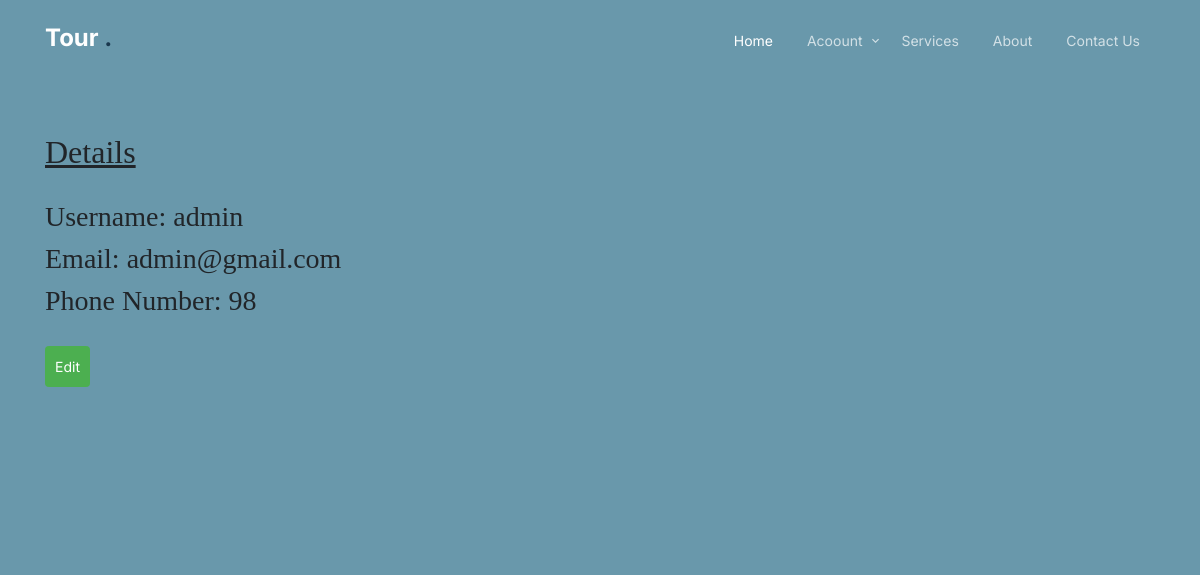
The app's page /user/user_details/ (signed in), older data.
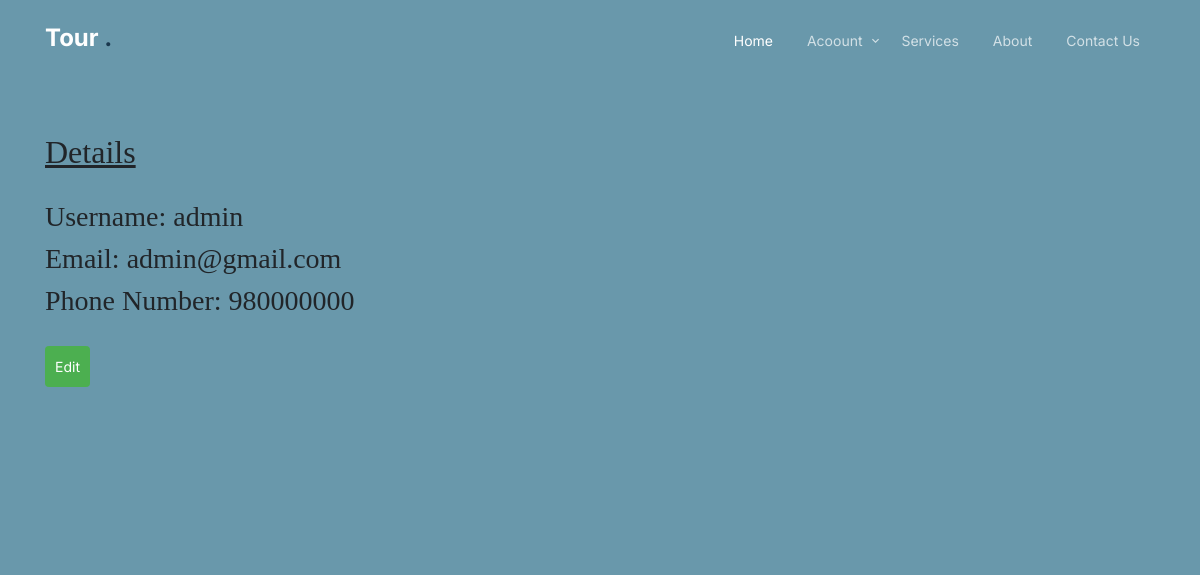
The same page, newer data.
### account/models.py (models this page shows, shortened)
class User(AbstractBaseUser, PermissionsMixin):
    email = models.EmailField(
        verbose_name="Email",
        max_length=255,
        unique=True,
    )
    tc = models.IntegerField(default=0)
    ph = models.CharField(max_length=20)
    username = models.CharField(max_length=200)
    is_active = models.BooleanField(default=False)
    is_admin = models.BooleanField(default=False)
    is_customer_user = models.BooleanField(default=False)
    is_merchant = models.BooleanField(default=False)
    is_staff_member = models.BooleanField(default=False)
    created_at = models.DateTimeField(auto_now_add=True)
    updated_at = models.DateTimeField(auto_now=True)
    objects = UserManager()
    USERNAME_FIELD = "email"
    REQUIRED_FIELDS = ['username', 'ph']
    '''def has_perm(self, perm, obj=None):
        "Does the user have a specific permission?"
        # Simplest possible answer: Yes, always
        return True'''
    '''def has_module_perms(self, app_label):
        "Does the user have permissions to view the app `app_label`?"
        # Simplest possible answer: Yes, always
        return True'''

### account/views.py (the view)
# urls.py: path('user_details/',User_details.as_view(),name='user_details'),
@method_decorator(login_required(login_url='Login'), name='dispatch')
class User_details(View):
    def get(self, request, *args, **kwargs):
        return render(request,'account/user_details.html')

### templates/account/user_details.html (shortened to what this page needs)
{% extends 'setup/base.html' %}
{% load static %}
{%block header %}
{% include "setup/nav.html" %}
{% endblock %}
{% block content %}
<div class="hero">
    <div class="container">
    <br>
    <h2><u>Details</u></h2>
    <br>
    <h3>Username: {{request.user.username}}</h3>
    <h3>Email: {{request.user.email}}</h3>
    <h3>Phone Number: {{request.user.ph}}</h3>
    <br>
    <a href ="{% url 'edit_user' %}"><button type="submit">Edit</button></a>
  </div>
</div>
{% endblock %}

### templates/setup/base.html (shortened to what this page needs)
{% load static %}
<!doctype html>
<html lang="en">
<head>
	<link rel="stylesheet" href="{% static 'css/bootstrap.min.css' %}">
	<link rel="stylesheet" href="{% static 'css/owl.carousel.min.css' %}">
	<link rel="stylesheet" href="{% static 'css/owl.theme.default.min.css' %}">
	<link rel="stylesheet" href="{% static 'css/jquery.fancybox.min.css' %}">
	<link rel="stylesheet" href="{% static 'fonts/icomoon/style.css' %}">
	<link rel="stylesheet" href="{% static 'fonts/flaticon/font/flaticon.css' %}">
	<link rel="stylesheet" href="{% static 'css/daterangepicker.css' %}">
	<link rel="stylesheet" href="{% static 'css/aos.css' %}">
	<link rel="stylesheet" href="{% static 'css/style.css' %}">
</head>
<body>
	{%block header %}
    {% endblock %}
    {%block content %}
    {% endblock %}
</body>
</html>

### templates/setup/nav.html (shortened to what this page needs)
{% load static %}
<nav class="site-nav">
    <div class="container">
        <div class="site-navigation">
            <a href="{% url 'home'  %}" class="logo m-0">Tour <span class="text-primary">.</span></a>
            <ul class="js-clone-nav d-none d-lg-inline-block text-left site-menu float-right">
                <li class="active"><a href="{% url 'home'  %}">Home</a></li>
                <li class="has-children">
                    <a href="#">Acoount</a>
                </li>
                <li><a href="{% url 'services'  %}">Services</a></li>
                <li><a href="{% url 'about'  %}">About</a></li>
                <li><a href="{% url 'contact'  %}">Contact Us</a></li>
            </ul>
        </div>
    </div>
</nav>

### static/css/style.css (style rules this page uses)
body { font-family: "Inter", sans-serif; line-height: 1.5; background: #ffffff; overflow-x: hidden; font-size: 14px; }
body:before { content: ""; position: fixed; top: 0; left: 0; z-index: 99; right: 0; bottom: 0; background: rgba(0, 0, 0, 0.2); opacity: 0; visibility: hidden; -webkit-transition: .3s all ease; -o-transition: .3s all ease; transition: .3s all ease; }
a { color: #1A374D; -webkit-transition: .3s all ease; -o-transition: .3s all ease; transition: .3s all ease; }
.text-primary { color: #1A374D !important; }
h1, .h1, h2, .h2, h3, .h3, h4, .h4 { font-family: "Source Serif Pro", serif; }
.logo { font-size: 24px; color: #ffffff; font-weight: 700; }
.site-nav { position: absolute; top: 0; z-index: 9; width: 100%; }
.site-nav { padding-top: 20px; padding-bottom: 20px; }
.site-nav .site-navigation .site-menu { margin-bottom: 0; }
.site-nav .site-navigation .site-menu > li { display: inline-block; }
.site-nav .site-navigation .site-menu > li > a { font-size: 14px; padding: 10px 15px; display: inline-block; text-decoration: none !important; color: rgba(255, 255, 255, 0.7); }
.site-nav .site-navigation .site-menu > li.active > a { color: #ffffff; }
.site-nav .site-navigation .site-menu .has-children { position: relative; }
.site-nav .site-navigation .site-menu .has-children > a { position: relative; padding-right: 20px; }
.site-nav .site-navigation .site-menu .has-children > a:before { position: absolute; content: "\e313"; font-size: 14px; top: 50%; right: 0; -webkit-transform: translateY(-50%); -ms-transform: translateY(-50%); transform: translateY(-50%); font-family: 'icomoon'; }
.site-mobile-menu .site-nav-wrap { padding: 0; margin: 0; list-style: none; position: relative; }
.site-mobile-menu .site-nav-wrap a { padding: 5px 20px; display: block; position: relative; color: #000000; }
.site-mobile-menu .site-nav-wrap li { position: relative; display: block; }
.site-mobile-menu .site-nav-wrap li.active > a { color: #1A374D; }
.site-mobile-menu .site-nav-wrap > li { display: block; position: relative; float: left; width: 100%; }
.site-mobile-menu .site-nav-wrap > li > a { padding-left: 20px; font-size: 14px; }
.hero { padding: 7rem 0 10rem 0; background: #6998AB; margin-bottom: 100px; }

Row changes from the older to the newer data that the page shows:
changed User "admin": user.ph "98" → "980000000"
